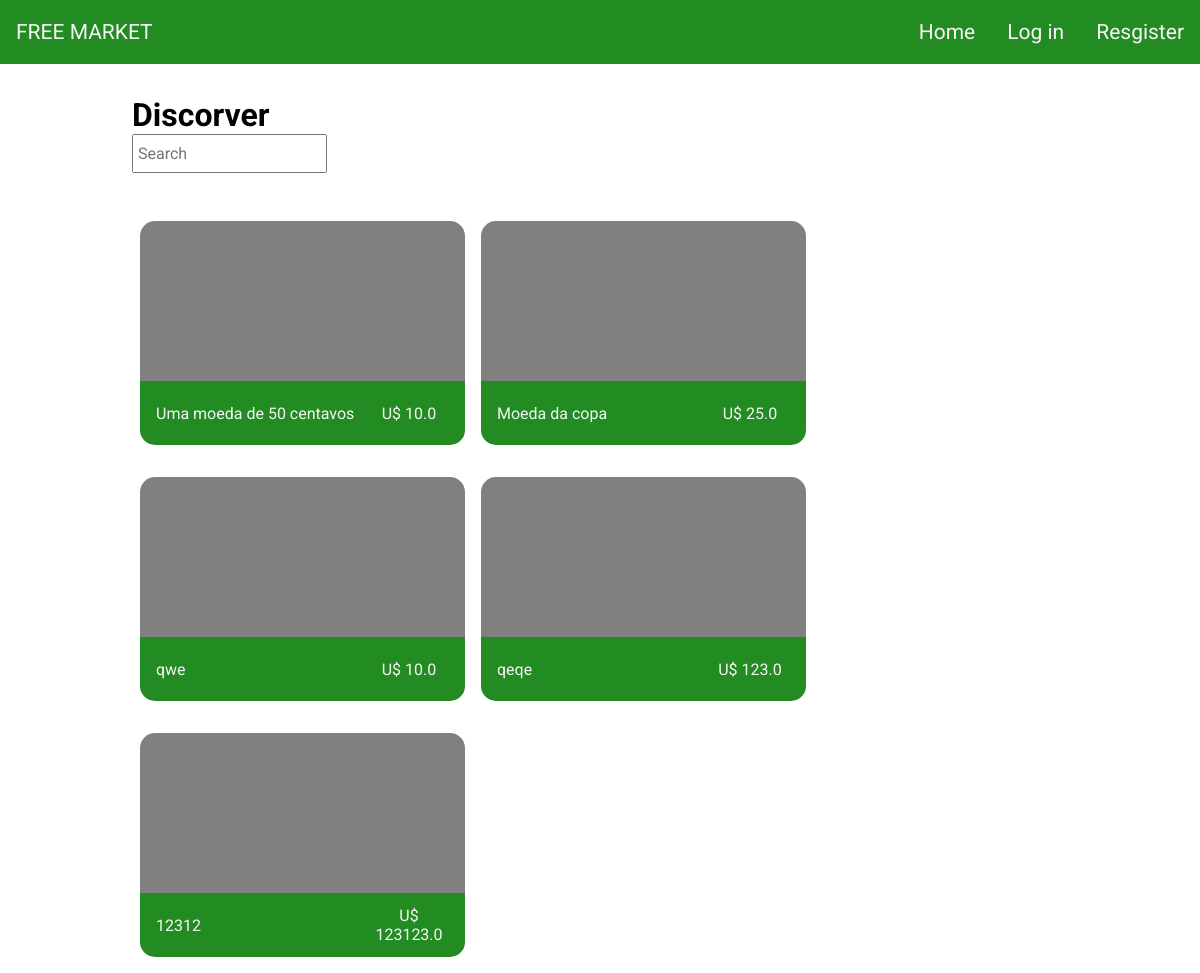
Before: / with the older database file.
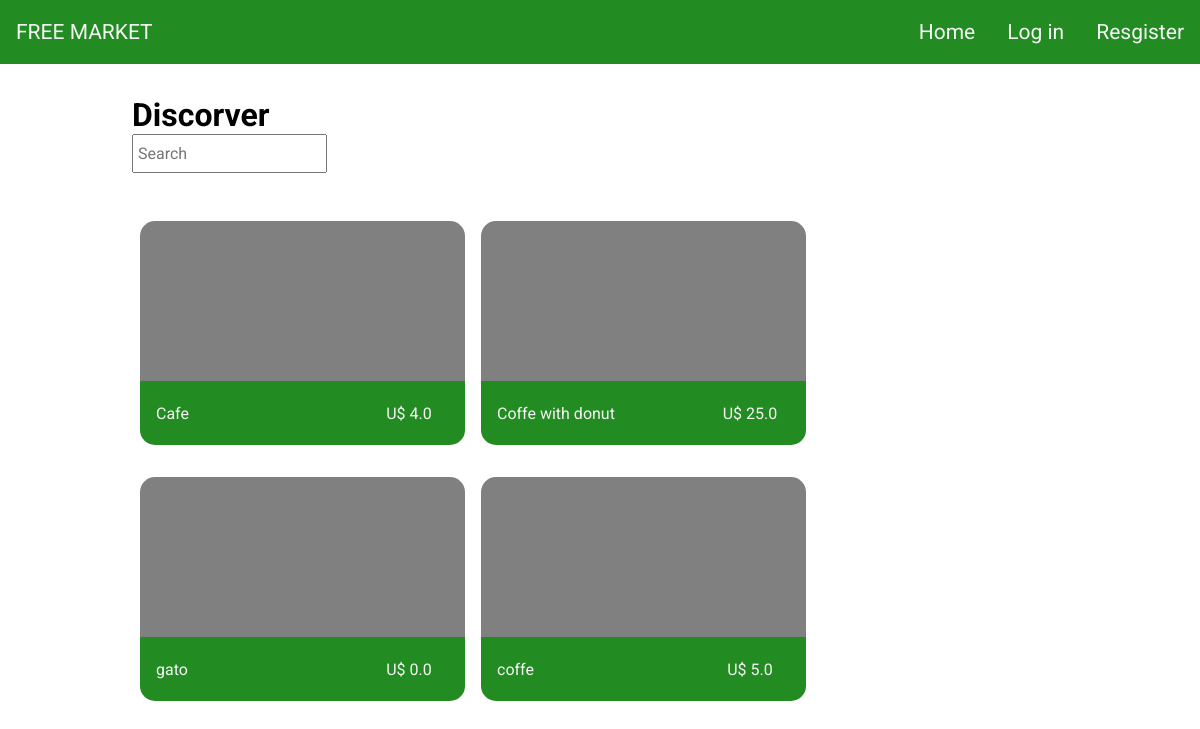
After: the same page with the newer database file.
### tables this page shows
CREATE TABLE posts (id INTEGER, extension TEXT, userId INTEGER, price REAL,title TEXT NOT NULL, description TEXT,  PRIMARY KEY(id), FOREIGN KEY(userId) REFERENCES users(id));

### application.py (the view)
@app.route("/", methods=["GET", "POST"])
def index():
    cnn = sqlite3.connect(DATABASE_NAME)
    cnn.row_factory = sqlite3.Row
    cursor = cnn.cursor()
    sql = "SELECT id, extension, title, price FROM posts"
    posts = cursor.execute(sql).fetchall()
    return render_template("/index.html", posts=posts)

### templates/index.html (shortened to what this page needs)
{% extends "layout.html" %}
{% block main %}
    <div class="container">
        <div class="home-head">
            <h1>Discorver</h1>
            <input type="text" class="search" autocomplete="off" placeholder="Search">
        </div>
        <section class="list">
            {% for post in posts %}
                <div class="post">
                    <div class="frame">
                    </div>
                    <div class="post-info">
                        <p class="title">{{post.title}}</p>
                        <p class="price">U$ {{post.price}}</p>
                    </div>
                </div>
            {% endfor %}
        </section>
    </div>
{% endblock %}

### templates/layout.html (shortened to what this page needs)
<!DOCTYPE html>
<html lang="en">
<head>
    <link rel="stylesheet" href="{{url_for('static', filename='style.css')}}">
</head>
<body>
    <nav class="navbar">
        <a class="brand-title" href="/">FREE MARKET</a>
        <ul class="options hidden">
            <li><a href="/">Home</a></li>
        {% if not session.userId %}
            <li><a href="/login">Log in</a></li>
            <li><a href="/register">Resgister</a></li>
        {% else %}
            <li><a href="/post">My-posts</a></li>
            <li><a href="/account">Account</a></li>
            <li><a href="/logout">Logout</a></li>
        {% endif %}
        </ul>
    </nav>
    <main>
        {% block main %}{% endblock %}
    </main>
</body>
</html>

### static/style.css (style rules this page uses)
*, body { margin: 0; padding: 0; font-family: "Roboto",'Courier New', Courier, monospace; }
.navbar { display: flex; justify-content: space-between; width: 100%; align-items: center; background-color: forestgreen; font-size: 21px; line-height: 0; margin-bottom: 2rem; }
.navbar a { color: whitesmoke; text-decoration: none; padding: 2rem 1rem; display: block; }
.options { display: flex; list-style: none; margin: 0; padding: 0; }
.navbar li { background-color: forestgreen; }
.search { padding: 0.5rem 0.25rem; font-size: 1rem; }
.home-head { margin: 2rem 0; }
.container { width: 78%; margin: 0 auto; align-items: center; }
.list { display: flex; flex-wrap: wrap; flex: repeat(1fr, 3); }
.post { width: 325px; display: flex; flex-direction: column; margin: 1rem 0.5rem; transition: 150ms ease-in; }
.frame { display: flex; background-color: gray; justify-content: space-around; height: 160px; border-radius: 15px 15px 0 0; }
.post-info { display: flex; justify-content: space-between; background-color: forestgreen; color: #f5f5f5; border-radius: 0 0 15px 15px ; height: 4rem; align-items: center; padding: 0 1rem; }
.price { width: 5rem; text-align: center; }
.hidden { display: none; }
@media (min-width: 600px) { .options { display: flex; } }

Changed rows visible on the page:
removed posts: title "Uma moeda de 50 centavos", price "10.0"
removed posts: title "Moeda da copa", price "25.0"
removed posts: title "qwe", price "10.0"
removed posts: title "qeqe", price "123.0"
removed posts: title "12312", price "123123.0"
added posts: title "Cafe", price "4.0"
added posts: title "Coffe with donut", price "25.0"
added posts: title "gato", price "0.0"
added posts: title "coffe", price "5.0"
